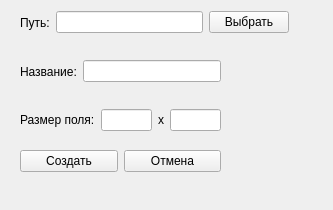
<?xml version="1.0" encoding="UTF-8"?>
<ui version="4.0">
 <class>Form</class>
 <widget class="QWidget" name="Form">
  <property name="geometry">
   <rect>
    <x>0</x>
    <y>0</y>
    <width>333</width>
    <height>210</height>
   </rect>
  </property>
  <property name="windowTitle">
   <string>Создание проекта</string>
  </property>
  <widget class="QWidget" name="layoutWidget">
   <property name="geometry">
    <rect>
     <x>20</x>
     <y>59</y>
     <width>201</width>
     <height>25</height>
    </rect>
   </property>
   <layout class="QHBoxLayout" name="horizontalLayout_2">
    <item>
     <widget class="QLabel" name="label_2">
      <property name="text">
       <string>Название:</string>
      </property>
     </widget>
    </item>
    <item>
     <widget class="QLineEdit" name="projectNameLabel">
      <property name="readOnly">
       <bool>false</bool>
      </property>
     </widget>
    </item>
   </layout>
  </widget>
  <widget class="QWidget" name="">
   <property name="geometry">
    <rect>
     <x>20</x>
     <y>109</y>
     <width>201</width>
     <height>22</height>
    </rect>
   </property>
   <layout class="QHBoxLayout" name="horizontalLayout_3">
    <item>
     <widget class="QLabel" name="label_3">
      <property name="text">
       <string>Размер поля:</string>
      </property>
     </widget>
    </item>
    <item>
     <widget class="QLineEdit" name="projectXSize"/>
    </item>
    <item>
     <widget class="QLabel" name="label_4">
      <property name="text">
       <string>x</string>
      </property>
     </widget>
    </item>
    <item>
     <widget class="QLineEdit" name="projectYSize"/>
    </item>
   </layout>
  </widget>
  <widget class="QWidget" name="">
   <property name="geometry">
    <rect>
     <x>20</x>
     <y>10</y>
     <width>269</width>
     <height>25</height>
    </rect>
   </property>
   <layout class="QHBoxLayout" name="horizontalLayout">
    <item>
     <widget class="QLabel" name="label">
      <property name="text">
       <string>Путь:</string>
      </property>
     </widget>
    </item>
    <item>
     <widget class="QLineEdit" name="pathLabel">
      <property name="readOnly">
       <bool>false</bool>
      </property>
     </widget>
    </item>
    <item>
     <widget class="QPushButton" name="selectPathButton">
      <property name="text">
       <string>Выбрать</string>
      </property>
     </widget>
    </item>
   </layout>
  </widget>
  <widget class="QWidget" name="">
   <property name="geometry">
    <rect>
     <x>20</x>
     <y>149</y>
     <width>201</width>
     <height>25</height>
    </rect>
   </property>
   <layout class="QHBoxLayout" name="horizontalLayout_4">
    <item>
     <widget class="QPushButton" name="createProjectButton">
      <property name="text">
       <string>Создать</string>
      </property>
     </widget>
    </item>
    <item>
     <widget class="QPushButton" name="cancleProjectButton">
      <property name="text">
       <string>Отмена</string>
      </property>
     </widget>
    </item>
   </layout>
  </widget>
 </widget>
 <resources/>
 <connections/>
</ui>
